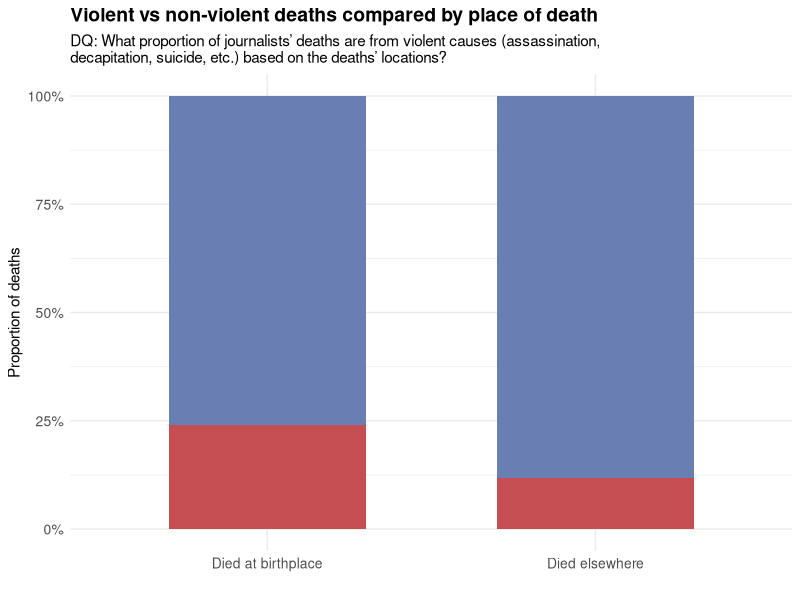
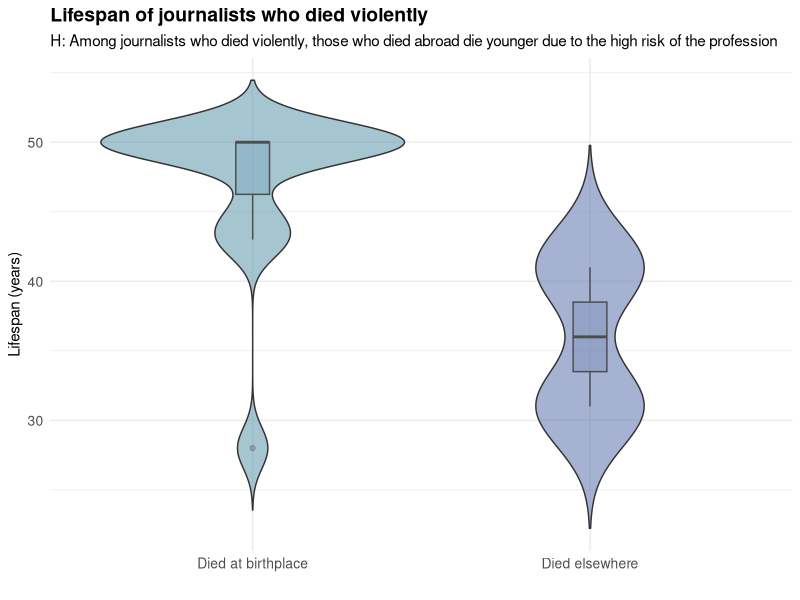
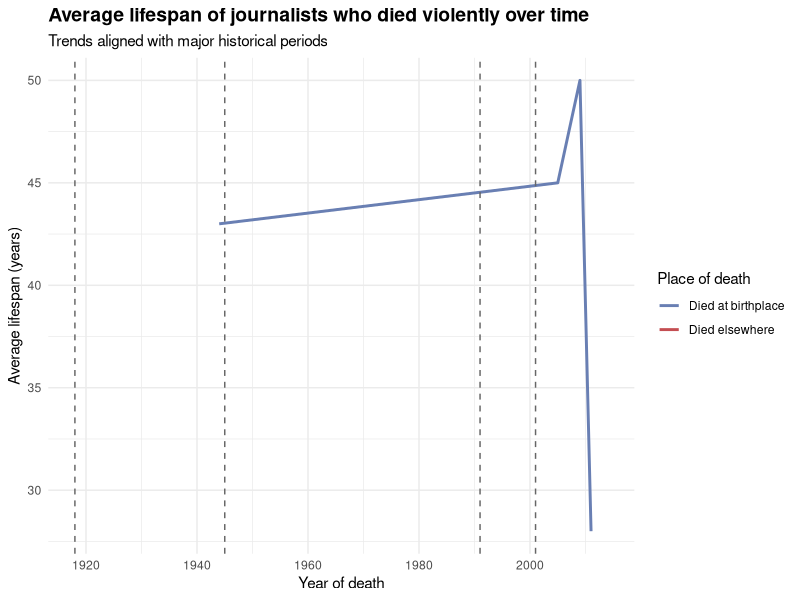
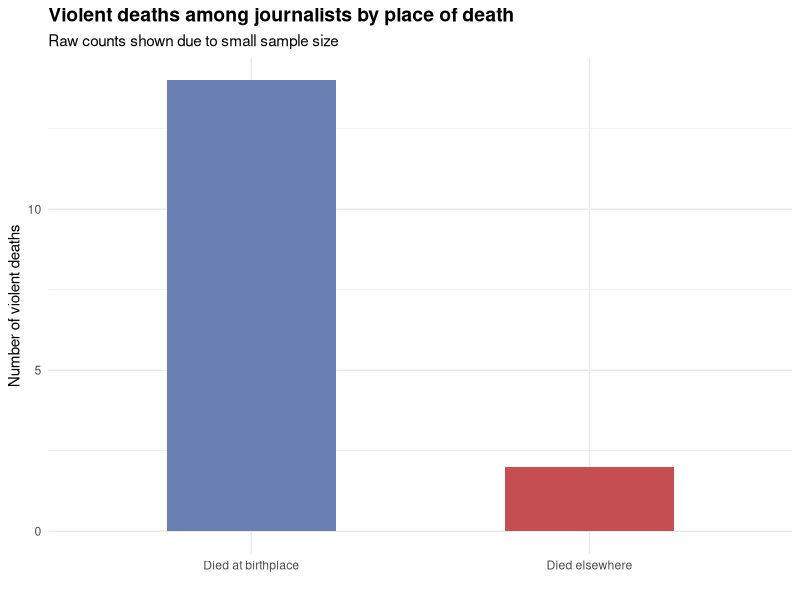
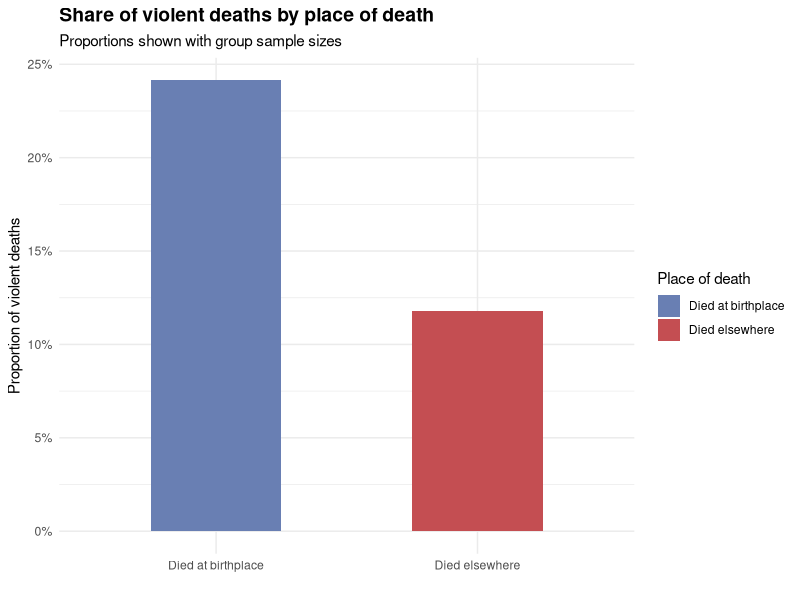
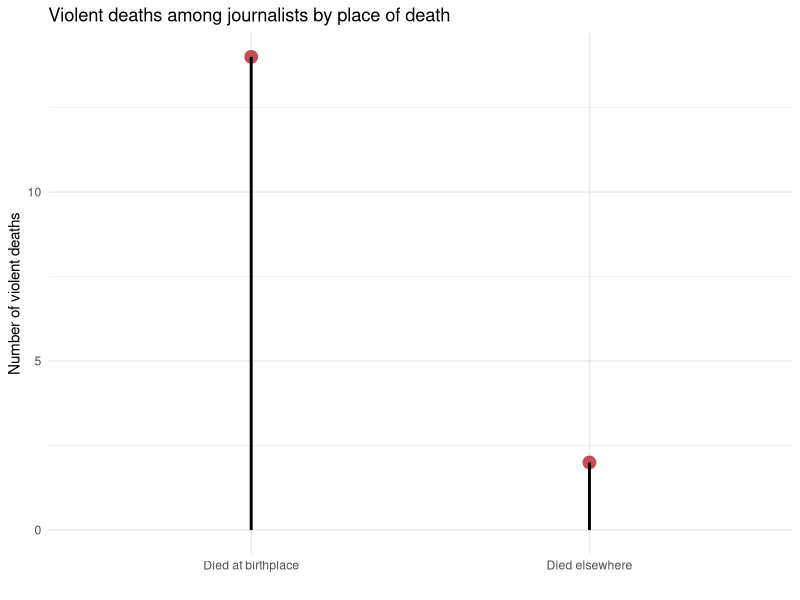
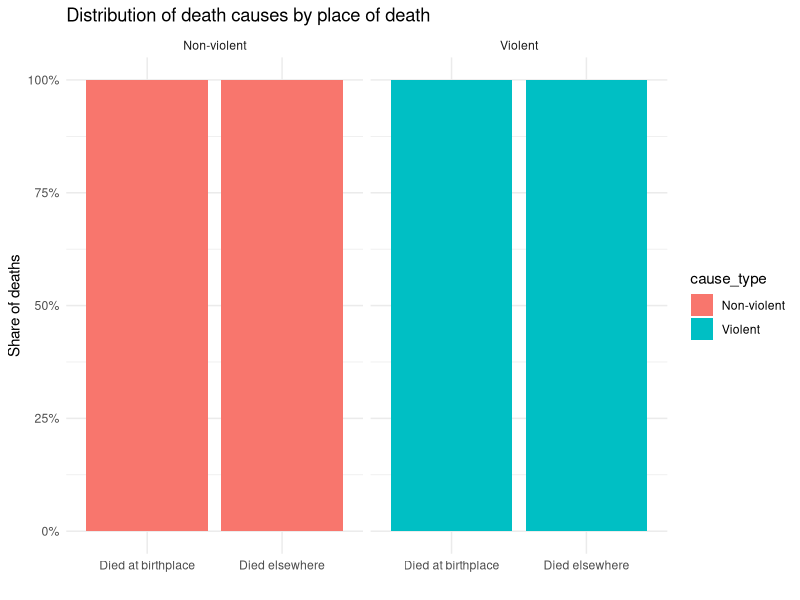
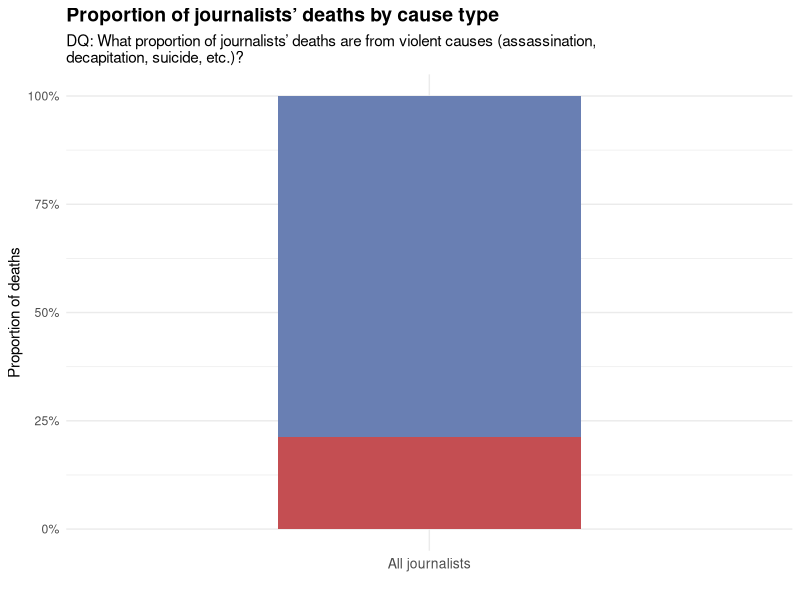

Reproduce these figures in R, in order.
library(tidyverse)

# Define violent death causes
violent_causes <- c(
  "Assassination", "Sniper", "Hanging", "Suicide", 'Execution by firing squad',
  "Concussion", 'Concussion | Suicide', "Decapitation", "Shot", "Killed", 'Ballistic trauma'
)

journalists <- read_csv('journalists.csv') |>
  rename(
    birth_year = `ontology/birthYear`, 
    death_year = `ontology/deathYear`, 
    birth_place = `ontology/birthPlace_label`, 
    death_place = `ontology/deathPlace_label`,
    death_cause = "ontology/deathCause_label"
  ) |>
  select( 
    birth_year, 
    death_year, 
    birth_place, 
    death_place,
    death_cause
  )

all_journalists <- journalists |>
  na.omit()|>
  left_join(read_csv("all_country_mapping.csv"), by ='death_place')|>
  select( 
    birth_country, 
    death_country, 
    death_year, 
    birth_year,
    death_cause
  ) |>
  mutate(
    birth_year = as.numeric(birth_year), 
    death_year = as.numeric(death_year), 
  ) |>  
  mutate(
    bd_coincide = (birth_country == death_country),
    life_length = death_year - birth_year
  ) |>
  filter(death_year >= 1900)


journalists_violence <- all_journalists |>
  filter(
    !is.na(death_cause),
    life_length > 0,
    death_year >= 1900
  ) |>
  mutate(
    bd_coincide = ifelse(
      birth_country == death_country,
      "Died at birthplace",
      "Died elsewhere"
    ),
    cause_type = ifelse(
      death_cause %in% violent_causes,
      "Violent",
      "Non-violent"
    )
  )

violence_share <- journalists_violence |>
  group_by(bd_coincide, cause_type) |>
  summarise(n = n(), .groups = "drop") |>
  group_by(bd_coincide) |>
  mutate(prop = n / sum(n))

ggplot(violence_share) +
  aes(x = bd_coincide, y = prop, fill = cause_type) +
  geom_col(width = 0.6) +
  scale_fill_manual(
    values = c(
      "Violent" = "#c44e52",
      "Non-violent" = "#697fb3ff"
    )
  ) +
  scale_y_continuous(labels = scales::percent) +
  labs(
    x = "",
    y = "Proportion of deaths",
    fill = "Cause of death",
    title = "Violent vs non-violent deaths compared by place of death",
    subtitle = "DQ: What proportion of journalists’ deaths are from violent causes (assassination,\ndecapitation, suicide, etc.) based on the deaths’ locations?"
  ) +
  theme_minimal() +
  theme(
    plot.title = element_text(face = "bold", size = 14),
    axis.text = element_text(size = 10),
    legend.position = 'none'
  )

ggsave('violent1_bd_place_proportion_STACKED.png')

violent_only <- journalists_violence |>
  filter(cause_type == "Violent")

ggplot(violent_only) +
  aes(x = bd_coincide, y = life_length, fill = bd_coincide) +
  geom_violin(trim = FALSE, alpha = 0.6) +
  geom_boxplot(width = 0.1, alpha = 0.3, color = "grey30") +
  scale_fill_manual(
    values = c(
      "Died at birthplace" = "#699fb3ff",
      "Died elsewhere" = "#697fb3ff"
    )
  ) +
  labs(
    x = "",
    y = "Lifespan (years)",
    title = "Lifespan of journalists who died violently",
    subtitle = "H: Among journalists who died violently, those who died abroad die younger due to the high risk of the profession",
    fill = "Place of death"
  ) +
  theme_minimal() +
  theme(
    plot.title = element_text(face = "bold", size = 14),
    axis.text = element_text(size = 10),
    legend.position = 'none'
  )

ggsave('violent3_lifespan distribution_VIOLIN.png')

violent_time <- journalists_violence |>
  filter(cause_type == "Violent") |>
  group_by(death_year, bd_coincide) |>
  summarise(
    mean_life_span = mean(life_length, na.rm = TRUE),
    .groups = "drop"
  )

ggplot(violent_time) +
  aes(x = death_year, y = mean_life_span, color = bd_coincide) +
  geom_line(linewidth = 1) +
  geom_vline(
    xintercept = c(1918, 1945, 1991, 2001),
    linetype = "dashed",
    color = "grey40"
  ) +
  scale_color_manual(
    values = c(
      "Died at birthplace" = "#697fb3ff",
      "Died elsewhere" = "#c44e52"
    )
  ) +
  labs(
    x = "Year of death",
    y = "Average lifespan (years)",
    color = "Place of death",
    title = "Average lifespan of journalists who died violently over time",
    subtitle = "Trends aligned with major historical periods"
  ) +
  theme_minimal() +
  theme(
    plot.title = element_text(face = "bold", size = 14)
  )

#better

violent_counts <- journalists_violence |>
  filter(cause_type == "Violent") |>
  count(bd_coincide)

ggplot(violent_counts) +
  aes(x = bd_coincide, y = n, fill = bd_coincide) +
  geom_col(width = 0.5) +
  scale_fill_manual(
    values = c(
      "Died at birthplace" = "#697fb3ff",
      "Died elsewhere" = "#c44e52"
    )
  ) +
  labs(
    x = "",
    y = "Number of violent deaths",
    title = "Violent deaths among journalists by place of death",
    subtitle = "Raw counts shown due to small sample size",
    fill = "Place of death"
  ) +
  theme_minimal() +
  theme(
    plot.title = element_text(face = "bold", size = 14),
    legend.position = "none"
  )

violence_rate <- journalists_violence |>
  group_by(bd_coincide) |>
  summarise(
    violent = sum(cause_type == "Violent"),
    total = n(),
    proportion = violent / total
  )

ggplot(violence_rate) +
  aes(x = bd_coincide, y = proportion, fill = bd_coincide) +
  geom_col(width = 0.5) +
  scale_y_continuous(labels = scales::percent) +
  scale_fill_manual(
    values = c(
      "Died at birthplace" = "#697fb3ff",
      "Died elsewhere" = "#c44e52"
    )
  ) +
  labs(
    x = "",
    y = "Proportion of violent deaths",
    title = "Share of violent deaths by place of death",
    subtitle = "Proportions shown with group sample sizes",
    fill = "Place of death"
  ) +
  theme_minimal() +
  theme(plot.title = element_text(face = "bold", size = 14))

ggplot(violent_counts) +
  aes(x = bd_coincide, y = n) +
  geom_point(size = 4, color = "#c44e52") +
  geom_segment(
    aes(xend = bd_coincide, y = 0, yend = n),
    linewidth = 1
  ) +
  labs(
    x = "",
    y = "Number of violent deaths",
    title = "Violent deaths among journalists by place of death"
  ) +
  theme_minimal()

ggplot(journalists_violence) +
  aes(x = bd_coincide, fill = cause_type) +
  geom_bar(position = "fill") +
  facet_wrap(~ cause_type) +
  scale_y_continuous(labels = scales::percent) +
  labs(
    x = "",
    y = "Share of deaths",
    title = "Distribution of death causes by place of death"
  ) +
  theme_minimal()

overall_violent_share <- journalists_violence |>
  count(cause_type) |>
  mutate(
    proportion = n / sum(n)
  )

ggplot(overall_violent_share) +
  aes(x = "All journalists", y = proportion, fill = cause_type) +
  geom_col(width = 0.5) +
  scale_fill_manual(
    values = c(
      "Violent" = "#c44e52",
      "Non-violent" = "#697fb3ff"
    )
  ) +
  scale_y_continuous(labels = scales::percent) +
  labs(
    x = "",
    y = "Proportion of deaths",
    fill = "Cause of death",
    title = "Proportion of journalists’ deaths by cause type",
    subtitle = "DQ: What proportion of journalists’ deaths are from violent causes (assassination,\ndecapitation, suicide, etc.)?"
  ) +
  theme_minimal() +
  theme(
    plot.title = element_text(face = "bold", size = 14),
    axis.text.x = element_text(size = 10),
    legend.position = 'none'
  )

ggsave('violent2_overall_proportion_STACKED.png')



# ggplot(journalists_bd) +
#   aes(x = bd_coincide, y = life_length, fill = bd_coincide) +
#   geom_violin(show.legend = 0, trim = 0) +
#   geom_boxplot(width=0.1, color="grey", alpha=0.2, show.legend = 0) +
#   geom_hline(
#     data = mean_bd,
#     aes(yintercept = mean_lifespan, color = bd_coincide),
#     linetype = "dashed",
#     linewidth = 1
#   ) +
#   scale_fill_manual(
#     values = c(
#       "Died at birthplace" = "#698fb3ff",
#       "Died elsewhere" = "#697fb3ff"
#     )
#   ) +
#   scale_color_manual(
#     values = c(
#       "Died at birthplace" = "#699fb3ff",
#       "Died elsewhere" = "#697fb3ff"
#     ),
#     labels = c(
#       "Died at birthplace" = "Mean lifespan (if died at birthplace)",
#       "Died elsewhere" = "Mean lifespan (if died elsewhere)"
#     ) 
#   ) +
#   labs(
#     fill = "Average lifespan",
#     color = "Average lifespan",
#     x = "",
#     y = "Journalists' lifespan (years)",
#     title = "Journalists’ lifespan by place of death",
#     subtitle = "DQ: How often do journalists die outside their country or place of birth,\nand what might this indicate about professional risk and mobility?"
#   ) +
#   theme_minimal() +
#   theme(plot.title = element_text(face = 'bold', size = 14), axis.text.x = element_text(size = 9), axis.text.y = element_text(size = 9), axis.title = element_text(size = 14),
#     legend.position = "right")

# ggsave("Journalists_lifespan_by_place_of_death_VIOLIN.png")

# line plot by place align with history, do violent death also die young?
#  


# journalists_death_place_cause <- all_journalists |>
#   mutate(
#     death_year = as.numeric(death_year),
#     bd_coincide = ifelse(birth_country == death_country,
#                          "Same place",
#                          "Different place"),
#     cause_type = ifelse(death_cause %in% violent_causes, "Violent", "Non-violent")
#   ) |>
#   filter(!is.na(death_cause), death_year >= 1900) |>
#   filter(!is.na(bd_coincide))

# plot_data <- journalists_death_place_cause |>
#   group_by(bd_coincide, cause_type) |>
#   summarise(count = n(), .groups = "drop")

# # plot_data_total <- journalists_death_place_cause |>
# #   group_by(bd_coincide) |>
# #   # summarise(count = n(), .groups = "drop") |>
# #   summarise(total = sum(count, na.rm=TRUE))

# bd_place_data <- all_journalists |>
#   mutate(
#     bd_coincide = as.integer(birth_country == death_country),
#   bd_differ = as.integer(birth_country != death_country)) 

# bd_total <- bd_place_data |>
#   pivot_longer(
#     cols = c(bd_coincide, bd_differ),
#     names_to = "birth_death",
#     values_to = "coincide_or_differ"
#   ) |>
#   group_by(birth_death) |>
#   summarise(total = sum(coincide_or_differ, na.rm=TRUE))

# # ggplot(bd_total) +
# #   aes(x = birth_death, y = total) +
# #   geom_col(position = 'dodge') +
# #   scale_fill_manual(
# #           values = c(
# #       "Non-violent" = "#697fb3ff",
# #       "Violent" = "#c44e52"
# #     )) +
# #   labs(
# #     title = "Journalists' place of death and type of death cause",
# #     subtitle = "DQ: How often do journalists die outside their country or place of birth,\nand what might this indicate about professional risk and mobility?",
# #     x = "Birth place and death place",
# #     y = "Number of journalists",
# #     fill = "Cause of death"
# #   ) +
# #   theme_minimal() +
# #   theme(plot.title = element_text(face = 'bold', size = 14), axis.text.x = element_text(size = 9), axis.text.y = element_text(size = 9), axis.title = element_text(size = 14)) 
  


# # # Stacked bar plot
# # ggplot(plot_data) +
# #   aes(x = bd_coincide, y = count / sum(count), fill = cause_type) +
# #   geom_col(position = 'dodge') +
# #   scale_fill_manual(
# #           values = c(
# #       "Non-violent" = "#697fb3ff",
# #       "Violent" = "#c44e52"
# #     )) +
# #   labs(
# #     title = "Journalists' place of death and type of death cause",
# #     subtitle = "DQ: How often do journalists die outside their country or place of birth,\nand what might this indicate about professional risk and mobility?",
# #     x = "Birth place and death place",
# #     y = "Number of journalists",
# #     fill = "Cause of death"
# #   ) +
# #   theme_minimal() +
# #   theme(plot.title = element_text(face = 'bold', size = 14), axis.text.x = element_text(size = 9), axis.text.y = element_text(size = 9), axis.title = element_text(size = 14)) 
  

# #Also try:
#  #aes(x = bd_coincide, fill = cause_type) +
#   #geom_bar(position = "fill") +
#   #facet_wrap(~ decade) +
#   #scale_y_continuous(labels = scales::percent) 

# #ggsave("Death_place_vs_cause_type_stacked_bar.png")

# # box plot: lifespan by place of death (mobility risk)

